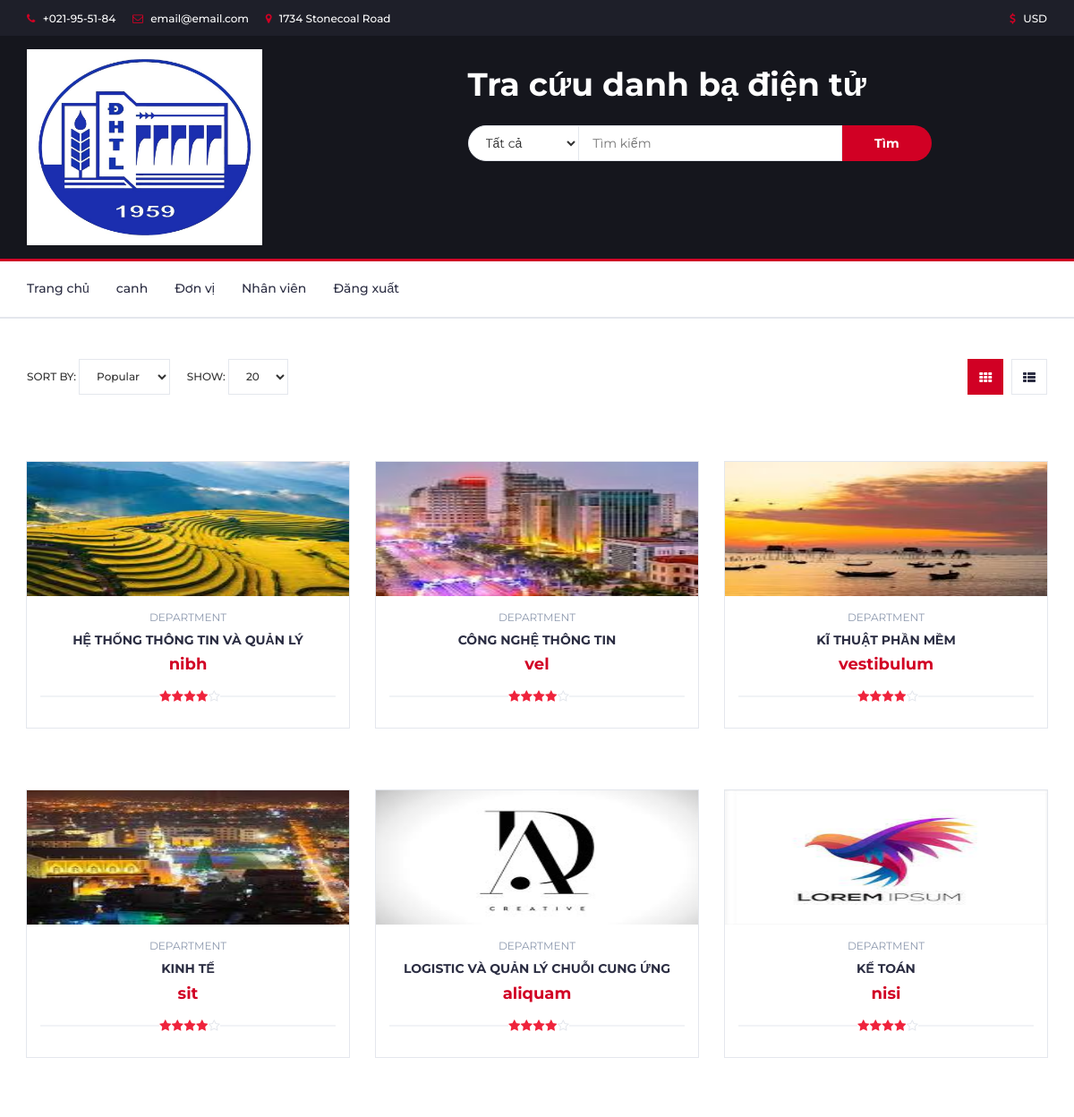
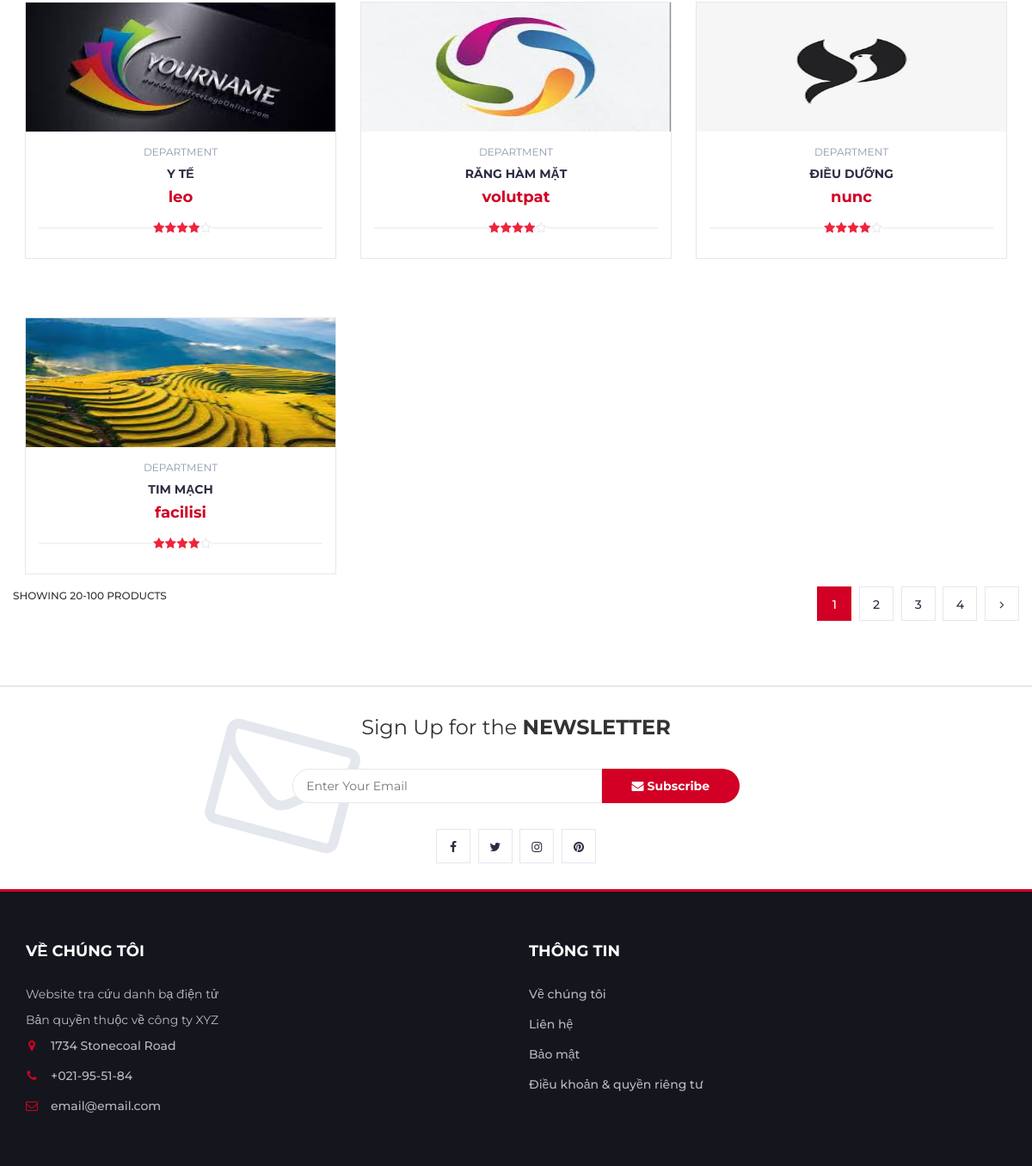
/index.php?controller=current&action=department&msg=canh&idd=20 (signed in), run on the app's committed database (2 pictures, top to bottom).
### tables this page shows
CREATE TABLE IF NOT EXISTS `departments` (
  `departmentID` int NOT NULL AUTO_INCREMENT,
  `departmentName` varchar(50) NOT NULL,
  `address` varchar(100) NOT NULL,
  `email` char(30) NOT NULL,
  `phone` char(10) NOT NULL,
  `logo` char(50) DEFAULT NULL,
  `website` char(100) DEFAULT NULL,
  `parentDepartmentID` int DEFAULT NULL,
  PRIMARY KEY (`departmentID`),
  KEY `parentDepartmentID` (`parentDepartmentID`),
  CONSTRAINT `departments_ibfk_1` FOREIGN KEY (`parentDepartmentID`) REFERENCES `departments` (`departmentID`)
);

### controllers/CurrentController.php (called while the page is built, shortened)
<?php
require_once root.'/service/DepartmentService.php';
class CurrentController
{
    public function department()
    {
        include root . '/views/usercurrent/departments.php';
    }
}

### index.php (called while the page is built, shortened)
<?php
if (isset($_GET['action'])) {
    $action = $_GET['action'];
} else {
    $action = 'index';
}
$myController = new $controller();
$myController->$action();

### service/DepartmentService.php (called while the page is built, shortened)
<?php
require_once root.'/models/Department.php';
class DepartmentService {
    public function getTenDepartment(){
        $dbConnection = new DBConnection();
        $conn = $dbConnection->getConnection();
        if($conn!= null){
            $sql = "select * from departments limit 10";
            $smtm = $conn->query($sql);
            $departments = [];
            while ($row = $smtm->fetch()){
                $department = new Department($row['departmentID'],$row['departmentName'],$row['address'],$row['email'],$row['phone'],$row['logo'],$row['website'],$row['parentDepartmentID']);
                $departments [] = $department;
            }
            return $departments;
        }
    }
}

### models/Department.php (called while the page is built, shortened)
<?php
class Department{
    private $id;
    private $name;
    private $logo;
    private $website;
    public function __construct($id, $name, $address, $email,$phone,$logo,$website,$parentDepartmentId)
    {
        $this->id = $id;
        $this->name = $name;
        $this->logo = $logo;
        $this->website = $website;
    }
    public function getId(){
        return $this->id;
    }
    public function getName(){
        return $this->name;
    }
    public function getLogo(){
        return $this->logo;
    }
    public function getWebsite(){
        return $this->website;
    }
}

### views/usercurrent/departments.php (the view, shortened to what this page needs)
<?php
include "layout/header.php";
require_once root . '/service/DepartmentService.php';
$departSe = new DepartmentService();
$departments = $departSe->getTenDepartment();
?>
<div class="section">
    <div class="container">
        <div class="row">
            <div id="store" class="col-md-12">
                <div class="store-filter clearfix">
                    <div class="store-sort">
                        <label>
                            Sort By:
                            <select class="input-select">
                                <option value="0">Popular</option>
                            </select>
                        </label>
                        <label>
                            Show:
                            <select class="input-select">
                                <option value="0">20</option>
                            </select>
                        </label>
                    </div>
                    <ul class="store-grid">
                        <li class="active"><i class="fa fa-th"></i></li>
                        <li><a href="#"><i class="fa fa-th-list"></i></a></li>
                    </ul>
                </div>
                <div class="row">
                    <?php foreach($departments as $department):?>
                    <div class="col-md-4 col-xs-6" style="margin-top:40px">
                        <div class="product">
                            <div class="product-img">
                                <img style="width: 100%; height: 150px;" src="<?= DOMAIN.$department->getLogo();?>" alt="">
                            </div>
                            <div class="product-body">
                                <p class="product-category">Department</p>
                                <h3 class="product-name"><a href="index.php?controller=current&action=detailde&msg=<?= $user ?>&idd=<?= $id?>&id=<?= $department->getId();?>"> <?= $department->getName();?></a></h3>
                                <h4 class="product-price"><?= $department->getWebsite();?> </h4>
                                <div class="product-rating">
                                    <i class="fa fa-star"></i>
                                    <i class="fa fa-star"></i>
                                    <i class="fa fa-star"></i>
                                    <i class="fa fa-star"></i>
                                    <i class="fa fa-star-o"></i>
                                </div>
                            </div>
                            <div class="add-to-cart">
                                <button class="add-to-cart-btn"><i class="fa fa-shopping-cart"></i> <a href="index.php?controller=current&action=detailde&msg=<?= $user ?>&idd=<?= $id?>&id=<?= $department->getId();?>">Xem chi tiết</a></button>
                            </div>
                        </div>
                    </div>
                    <?php endforeach; ?>
                </div>
            </div>
            <div class="store-filter clearfix">
                <span class="store-qty">Showing 20-100 products</span>
                <ul class="store-pagination">
                    <li class="active">1</li>
                    <li><a href="#">2</a></li>
                    <li><a href="#">3</a></li>
                    <li><a href="#">4</a></li>
                    <li><a href="#"><i class="fa fa-angle-right"></i></a></li>
                </ul>
            </div>
        </div>
    </div>
</div>
<?php
include "layout/footer.php"
?>

### views/usercurrent/layout/header.php (shortened to what this page needs)
<?php
if(isset($_GET['msg']) && isset($_GET['idd']) ){
    $user = $_GET['msg'];
    $id = $_GET['idd'];
}
else{
    $user="";
}
?>
<!DOCTYPE html>
<html lang="en">
<head>
    <link type="text/css" rel="stylesheet" href="/project33/public/assets/css/bootstrap.min.css"/>
    <link type="text/css" rel="stylesheet" href="/project33/public/assets/css/slick.css"/>
    <link type="text/css" rel="stylesheet" href="/project33/public/assets/css/slick-theme.css"/>
    <link type="text/css" rel="stylesheet" href="/project33/public/assets/css/nouislider.min.css"/>
    <link rel="stylesheet" href="/project33/public/assets/css/font-awesome.min.css">
    <link type="text/css" rel="stylesheet" href="/project33/public/assets/css/style.css"/>
</head>
<body>
<header>
    <div id="top-header">
        <div class="container">
            <ul class="header-links pull-left">
                <li><a href="#"><i class="fa fa-phone"></i> +021-95-51-84</a></li>
                <li><a href="#"><i class="fa fa-envelope-o"></i> email@email.com</a></li>
                <li><a href="#"><i class="fa fa-map-marker"></i> 1734 Stonecoal Road</a></li>
            </ul>
            <ul class="header-links pull-right">
                <li><a href="#"><i class="fa fa-dollar"></i> USD</a></li>
            </ul>
        </div>
    </div>
    <div id="header">
        <div class="container">
            <div class="row">
                <div class="col-md-3" style="margin-right: 200px;">
                    <div class="header-logo">
                        <a href="#" class="logo">
                            <img src="<?= DOMAIN?>public/assets/img/logoTLU.jpg" alt="">
                        </a>
                    </div>
                </div>
                <div class="col-md-6" >
                    <div style="margin-top: 20px;">
                        <h1 style="color: white;">Tra cứu danh bạ điện tử</h1>
                    </div>
                    <div class="header-search" >
                        <form>
                            <select class="input-select">
                                <option value="0">Tất cả</option>
                            </select>
                            <input class="input" placeholder="Tìm kiếm">
                            <button class="search-btn">Tìm</button>
                        </form>
                    </div>
                </div>
            </div>
        </div>
    </div>
</header>
<nav id="navigation">
    <div class="container">
        <div id="responsive-nav">
            <ul class="main-nav nav navbar-nav">
                <?php if(!empty($user)): ?>
                    <li class=""><a href="index.php?controller=current&action=index&msg=<?= $user ?>&idd=<?= $id?>">Trang chủ</a></li>
                    <li><a href="index.php?controller=current&action=profile&msg=<?= $user ?>&idd=<?= $id?>"><?= $user ?></a></li>
                    <li><a href="index.php?controller=current&action=department&msg=<?= $user ?>&idd=<?= $id?>">Đơn vị</a></li>
                    <li><a href="index.php?controller=current&action=employee&msg=<?= $user ?>&idd=<?= $id?>">Nhân viên</a></li>
                    <li><a href="index.php?controller=current&action=index">Đăng xuất</a></li>
                <?php else: ?>
                    <li class=""><a href="index.php?controller=current&action=index">Trang chủ</a></li>
                    <li><a href="index.php?controller=current&action=login">Đăng nhập</a></li>
                <?php endif; ?>
            </ul>
        </div>
    </div>
</nav>

### views/usercurrent/layout/footer.php (shortened to what this page needs)
<div id="newsletter" class="section">
    <div class="container">
        <div class="row">
            <div class="col-md-12">
                <div class="newsletter">
                    <p>Sign Up for the <strong>NEWSLETTER</strong></p>
                    <form>
                        <input class="input" type="email" placeholder="Enter Your Email">
                        <button class="newsletter-btn"><i class="fa fa-envelope"></i> Subscribe</button>
                    </form>
                    <ul class="newsletter-follow">
                        <li>
                            <a href="#"><i class="fa fa-facebook"></i></a>
                        </li>
                        <li>
                            <a href="#"><i class="fa fa-twitter"></i></a>
                        </li>
                        <li>
                            <a href="#"><i class="fa fa-instagram"></i></a>
                        </li>
                        <li>
                            <a href="#"><i class="fa fa-pinterest"></i></a>
                        </li>
                    </ul>
                </div>
            </div>
        </div>
    </div>
</div>
<footer id="footer">
    <div class="section">
        <div class="container">
            <div class="row">
                <div class="col-md-6 col-xs-6">
                    <div class="footer">
                        <h3 class="footer-title">Về chúng tôi</h3>
                        <p>Website tra cứu danh bạ điện tử</p>
                        <p>Bản quyền thuộc về công ty XYZ</p>
                        <ul class="footer-links">
                            <li><a href="#"><i class="fa fa-map-marker"></i>1734 Stonecoal Road</a></li>
                            <li><a href="#"><i class="fa fa-phone"></i>+021-95-51-84</a></li>
                            <li><a href="#"><i class="fa fa-envelope-o"></i>email@email.com</a></li>
                        </ul>
                    </div>
                </div>
                <div class="col-md-6 col-xs-6">
                    <div class="footer">
                        <h3 class="footer-title">Thông tin</h3>
                        <ul class="footer-links">
                            <li><a href="#">Về chúng tôi</a></li>
                            <li><a href="#">Liên hệ</a></li>
                            <li><a href="#">Bảo mật</a></li>
                            <li><a href="#">Điều khoản & quyền riêng tư</a></li>
                        </ul>
                    </div>
                </div>
            </div>
        </div>
    </div>
</footer>
</body>
</html>

### data on the page
departments: logo (picture), departmentName "HỆ THỐNG THÔNG TIN VÀ QUẢN LÝ", website "nibh"
departments: logo (picture), departmentName "CÔNG NGHỆ THÔNG TIN", website "vel"
departments: logo (picture), departmentName "KĨ THUẬT PHẦN MỀM", website "vestibulum"
departments: logo (picture), departmentName "KINH TẾ", website "sit"
departments: logo (picture), departmentName "LOGISTIC VÀ QUẢN LÝ CHUỖI CUNG ỨNG", website "aliquam"
departments: logo (picture), departmentName "KẾ TOÁN", website "nisi"
departments: logo (picture), departmentName "Y TẾ", website "leo"
departments: logo (picture), departmentName "RĂNG HÀM MẶT", website "volutpat"
departments: logo (picture), departmentName "ĐIỀU DƯỠNG", website "nunc"
departments: logo (picture), departmentName "TIM MẠCH", website "facilisi"

### other printed values
$user "canh"
